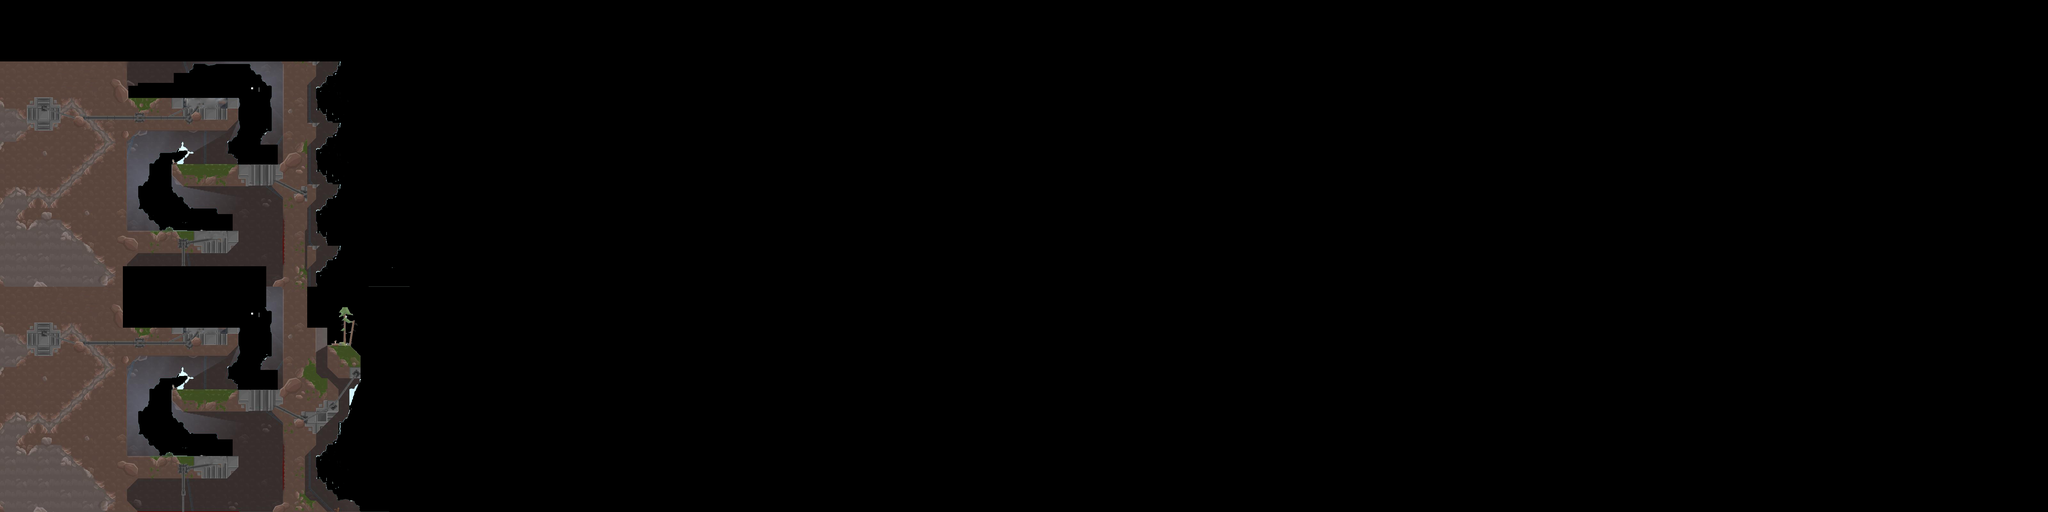

The image is a tile-based game level rendered from a .tmx file. Its description and complete source (layers, tilesets, objects, tile grids) follow:
An orthogonal 100x25 tile map with 64x64 px tiles, 1 tile layer (tiles) and 6 objects (npc, hero).

<map version="1.0" orientation="orthogonal" renderorder="right-down" width="100" height="25" tilewidth="64" tileheight="64" nextobjectid="7">
 <tileset firstgid="1" name="ground" tilewidth="64" tileheight="64" tilecount="220" columns="20">
  <image source="bg.png" width="1280" height="720" />
 </tileset>
 <layer name="tiles" width="100" height="25">
  <data encoding="csv">
0,0,0,0,0,0,0,0,0,0,0,0,0,0,0,0,0,0,0,0,0,0,0,0,0,0,0,0,0,0,0,0,0,0,0,0,0,0,0,0,0,0,0,0,0,0,0,0,0,0,0,0,0,0,0,0,0,0,0,0,0,0,0,0,0,0,0,0,0,0,0,0,0,0,0,0,0,0,0,0,0,0,0,0,0,0,0,0,0,0,0,0,0,0,0,0,0,0,0,0,
0,0,0,0,0,0,0,0,0,0,0,0,0,0,0,0,0,0,0,0,0,0,0,0,0,0,0,0,0,0,0,0,0,0,0,0,0,0,0,0,0,0,0,0,0,0,0,0,0,0,0,0,0,0,0,0,0,0,0,0,0,0,0,0,0,0,0,0,0,0,0,0,0,0,0,0,0,0,0,0,0,0,0,0,0,0,0,0,0,0,0,0,0,0,0,0,0,0,0,0,
0,0,0,0,0,0,0,0,0,0,0,0,0,0,0,0,0,0,0,0,0,0,0,0,0,0,0,0,0,0,0,0,0,0,0,0,0,0,0,0,0,0,0,0,0,0,0,0,0,0,0,0,0,0,0,0,0,0,0,0,0,0,0,0,0,0,0,0,0,0,0,0,0,0,0,0,0,0,0,0,0,0,0,0,0,0,0,0,0,0,0,0,0,0,0,0,0,0,0,0,
1,2,3,4,5,6,7,8,9,10,11,12,13,14,15,156,157,0,0,20,0,0,0,0,0,0,0,0,0,0,0,0,0,0,0,0,0,0,0,0,0,0,0,0,0,0,0,0,0,0,0,0,0,0,0,0,0,0,0,0,0,0,0,0,0,0,0,0,0,0,0,0,0,0,0,0,0,0,0,0,0,0,0,0,0,0,0,0,0,0,0,0,0,0,0,0,0,0,0,0,
21,22,23,24,25,26,27,28,29,30,31,32,33,34,35,176,177,0,39,0,0,0,0,0,0,0,0,0,0,0,0,0,0,0,0,0,0,0,0,0,0,0,0,0,0,0,0,0,0,0,0,0,0,0,0,0,0,0,0,0,0,0,0,0,0,0,0,0,0,0,0,0,0,0,0,0,0,0,0,0,0,0,0,0,0,0,0,0,0,0,0,0,0,0,0,0,0,0,0,0,
41,42,43,44,45,46,47,48,49,50,51,52,53,54,55,196,197,0,59,0,0,0,0,0,0,0,0,0,0,0,0,0,0,0,0,0,0,0,0,0,0,0,0,0,0,0,0,0,0,0,0,0,0,0,0,0,0,0,0,0,0,0,0,0,0,0,0,0,0,0,0,0,0,0,0,0,0,0,0,0,0,0,0,0,0,0,0,0,0,0,0,0,0,0,0,0,0,0,0,0,
61,62,63,64,65,66,67,68,69,70,71,72,73,74,75,156,157,0,79,80,0,0,0,0,0,0,0,0,0,0,0,0,0,0,0,0,0,0,0,0,0,0,0,0,0,0,0,0,0,0,0,0,0,0,0,0,0,0,0,0,0,0,0,0,0,0,0,0,0,0,0,0,0,0,0,0,0,0,0,0,0,0,0,0,0,0,0,0,0,0,0,0,0,0,0,0,0,0,0,0,
81,82,83,84,85,86,87,88,89,90,91,92,93,94,95,176,177,0,99,100,0,0,0,0,0,0,0,0,0,0,0,0,0,0,0,0,0,0,0,0,0,0,0,0,0,0,0,0,0,0,0,0,0,0,0,0,0,0,0,0,0,0,0,0,0,0,0,0,0,0,0,0,0,0,0,0,0,0,0,0,0,0,0,0,0,0,0,0,0,0,0,0,0,0,0,0,0,0,0,0,
101,102,103,104,105,106,107,108,109,110,111,112,113,114,115,196,197,0,119,120,0,0,0,0,0,0,0,0,0,0,0,0,0,0,0,0,0,0,0,0,0,0,0,0,0,0,0,0,0,0,0,0,0,0,0,0,0,0,0,0,0,0,0,0,0,0,0,0,0,0,0,0,0,0,0,0,0,0,0,0,0,0,0,0,0,0,0,0,0,0,0,0,0,0,0,0,0,0,0,0,
121,122,123,124,125,126,127,128,129,130,131,132,133,134,135,156,157,0,139,140,0,0,0,0,0,0,0,0,0,0,0,0,0,0,0,0,0,0,0,0,0,0,0,0,0,0,0,0,0,0,0,0,0,0,0,0,0,0,0,0,0,0,0,0,0,0,0,0,0,0,0,0,0,0,0,0,0,0,0,0,0,0,0,0,0,0,0,0,0,0,0,0,0,0,0,0,0,0,0,0,
141,142,143,144,145,146,147,148,149,150,151,152,153,154,155,176,0,0,159,0,0,0,0,0,0,0,0,0,0,0,0,0,0,0,0,0,0,0,0,0,0,0,0,0,0,0,0,0,0,0,0,0,0,0,0,0,0,0,0,0,0,0,0,0,0,0,0,0,0,0,0,0,0,0,0,0,0,0,0,0,0,0,0,0,0,0,0,0,0,0,0,0,0,0,0,0,0,0,0,0,
161,162,163,164,165,166,167,168,169,170,171,172,173,174,175,196,0,0,0,0,0,0,0,0,0,0,0,0,0,0,0,0,0,0,0,0,0,0,0,0,0,0,0,0,0,0,0,0,0,0,0,0,0,0,0,0,0,0,0,0,0,0,0,0,0,0,0,0,0,0,0,0,0,0,0,0,0,0,0,0,0,0,0,0,0,0,0,0,0,0,0,0,0,0,0,0,0,0,0,0,
181,182,183,184,185,186,187,188,189,190,191,192,193,194,195,156,157,0,0,0,0,0,0,0,0,0,0,0,0,0,0,0,0,0,0,0,0,0,0,0,0,0,0,0,0,0,0,0,0,0,0,0,0,0,0,0,0,0,0,0,0,0,0,0,0,0,0,0,0,0,0,0,0,0,0,0,0,0,0,0,0,0,0,0,0,0,0,0,0,0,0,0,0,0,0,0,0,0,0,0,
201,202,203,204,205,206,0,0,0,0,0,0,0,214,215,176,0,0,219,220,0,0,0,0,0,0,0,0,0,0,0,0,0,0,0,0,0,0,0,0,0,0,0,0,0,0,0,0,0,0,0,0,0,0,0,0,0,0,0,0,0,0,0,0,0,0,0,0,0,0,0,0,0,0,0,0,0,0,0,0,0,0,0,0,0,0,0,0,0,0,0,0,0,0,0,0,0,0,0,0,
1,2,3,4,5,6,0,0,0,0,0,0,0,14,15,0,0,18,19,20,0,0,0,0,0,0,0,0,0,0,0,0,0,0,0,0,0,0,0,0,0,0,0,0,0,0,0,0,0,0,0,0,0,0,0,0,0,0,0,0,0,0,0,0,0,0,0,0,0,0,0,0,0,0,0,0,0,0,0,0,0,0,0,0,0,0,0,0,0,0,0,0,0,0,0,0,0,0,0,0,
21,22,23,24,25,26,0,0,0,0,0,0,33,34,35,0,37,38,39,40,0,0,0,0,0,0,0,0,0,0,0,0,0,0,0,0,0,0,0,0,0,0,0,0,0,0,0,0,0,0,0,0,0,0,0,0,0,0,0,0,0,0,0,0,0,0,0,0,0,0,0,0,0,0,0,0,0,0,0,0,0,0,0,0,0,0,0,0,0,0,0,0,0,0,0,0,0,0,0,0,
41,42,43,44,45,46,47,48,49,50,51,52,53,54,55,56,57,58,59,60,0,0,0,0,0,0,0,0,0,0,0,0,0,0,0,0,0,0,0,0,0,0,0,0,0,0,0,0,0,0,0,0,0,0,0,0,0,0,0,0,0,0,0,0,0,0,0,0,0,0,0,0,0,0,0,0,0,0,0,0,0,0,0,0,0,0,0,0,0,0,0,0,0,0,0,0,0,0,0,0,
61,62,63,64,65,66,67,68,69,70,71,72,73,74,75,76,77,78,79,80,0,0,0,0,0,0,0,0,0,0,0,0,0,0,0,0,0,0,0,0,0,0,0,0,0,0,0,0,0,0,0,0,0,0,0,0,0,0,0,0,0,0,0,0,0,0,0,0,0,0,0,0,0,0,0,0,0,0,0,0,0,0,0,0,0,0,0,0,0,0,0,0,0,0,0,0,0,0,0,0,
81,82,83,84,85,86,87,88,89,90,91,92,93,94,95,96,97,98,99,100,0,0,0,0,0,0,0,0,0,0,0,0,0,0,0,0,0,0,0,0,0,0,0,0,0,0,0,0,0,0,0,0,0,0,0,0,0,0,0,0,0,0,0,0,0,0,0,0,0,0,0,0,0,0,0,0,0,0,0,0,0,0,0,0,0,0,0,0,0,0,0,0,0,0,0,0,0,0,0,0,
101,102,103,104,105,106,107,108,109,110,111,112,113,114,115,116,117,118,119,120,0,0,0,0,0,0,0,0,0,0,0,0,0,0,0,0,0,0,0,0,0,0,0,0,0,0,0,0,0,0,0,0,0,0,0,0,0,0,0,0,0,0,0,0,0,0,0,0,0,0,0,0,0,0,0,0,0,0,0,0,0,0,0,0,0,0,0,0,0,0,0,0,0,0,0,0,0,0,0,0,
121,122,123,124,125,126,127,128,129,130,131,132,133,134,135,136,137,138,139,140,0,0,0,0,0,0,0,0,0,0,0,0,0,0,0,0,0,0,0,0,0,0,0,0,0,0,0,0,0,0,0,0,0,0,0,0,0,0,0,0,0,0,0,0,0,0,0,0,0,0,0,0,0,0,0,0,0,0,0,0,0,0,0,0,0,0,0,0,0,0,0,0,0,0,0,0,0,0,0,0,
141,142,143,144,145,146,147,148,149,150,151,152,153,154,155,156,157,158,159,160,0,0,0,0,0,0,0,0,0,0,0,0,0,0,0,0,0,0,0,0,0,0,0,0,0,0,0,0,0,0,0,0,0,0,0,0,0,0,0,0,0,0,0,0,0,0,0,0,0,0,0,0,0,0,0,0,0,0,0,0,0,0,0,0,0,0,0,0,0,0,0,0,0,0,0,0,0,0,0,0,
161,162,163,164,165,166,167,168,169,170,171,172,173,174,175,176,177,178,0,0,0,0,0,0,0,0,0,0,0,0,0,0,0,0,0,0,0,0,0,0,0,0,0,0,0,0,0,0,0,0,0,0,0,0,0,0,0,0,0,0,0,0,0,0,0,0,0,0,0,0,0,0,0,0,0,0,0,0,0,0,0,0,0,0,0,0,0,0,0,0,0,0,0,0,0,0,0,0,0,0,
181,182,183,184,185,186,187,188,189,190,191,192,193,194,195,196,197,0,0,0,0,0,0,0,0,0,0,0,0,0,0,0,0,0,0,0,0,0,0,0,0,0,0,0,0,0,0,0,0,0,0,0,0,0,0,0,0,0,0,0,0,0,0,0,0,0,0,0,0,0,0,0,0,0,0,0,0,0,0,0,0,0,0,0,0,0,0,0,0,0,0,0,0,0,0,0,0,0,0,0,
201,202,203,204,205,206,207,208,209,210,211,212,213,214,215,216,217,218,219,0,0,0,0,0,0,0,0,0,0,0,0,0,0,0,0,0,0,0,0,0,0,0,0,0,0,0,0,0,0,0,0,0,0,0,0,0,0,0,0,0,0,0,0,0,0,0,0,0,0,0,0,0,0,0,0,0,0,0,0,0,0,0,0,0,0,0,0,0,0,0,0,0,0,0,0,0,0,0,0,0
</data>
 </layer>
 <objectgroup name="obstacles">
  <object id="3" x="397.567" y="1427.12" width="345.1" height="60.4177" />
  <object id="4" x="538.117" y="1216.46" width="345.1" height="60.4177" />
  <object id="5" x="334.117" y="1105.33" width="59.2167" height="381.333" />
  <object id="6" x="885.058" y="1214.67" width="59.2167" height="381.333" />
 </objectgroup>
 <objectgroup name="units">
  <object id="1" type="npc" x="1191.52" y="780.999" width="26.7564" height="28.4827">
   <ellipse />
  </object>
  <object id="2" type="hero" x="406.725" y="1391.52" width="26.7564" height="28.4827">
   <ellipse />
  </object>
 </objectgroup>
</map>
